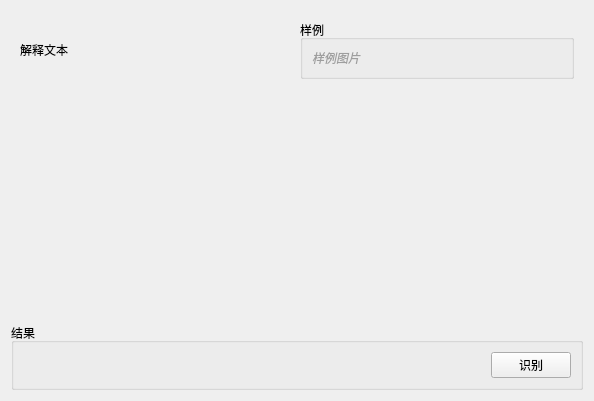
<?xml version="1.0" encoding="UTF-8"?>
<ui version="4.0">
 <class>Crop_General</class>
 <widget class="QWidget" name="Crop_General">
  <property name="geometry">
   <rect>
    <x>0</x>
    <y>0</y>
    <width>594</width>
    <height>401</height>
   </rect>
  </property>
  <property name="windowTitle">
   <string notr="true">CropGeneral</string>
  </property>
  <layout class="QVBoxLayout" name="verticalLayout">
   <item>
    <widget class="QWidget" name="widget" native="true">
     <layout class="QHBoxLayout" name="horizontalLayout_2">
      <item>
       <widget class="QLabel" name="descLabel">
        <property name="text">
         <string>解释文本</string>
        </property>
       </widget>
      </item>
      <item>
       <widget class="QGroupBox" name="groupBox">
        <property name="title">
         <string>样例</string>
        </property>
        <layout class="QHBoxLayout" name="horizontalLayout">
         <item>
          <widget class="QLabel" name="exampleImgLabel">
           <property name="styleSheet">
            <string notr="true">color: #9e9e9e;
font-style: italic;</string>
           </property>
           <property name="text">
            <string>样例图片</string>
           </property>
          </widget>
         </item>
        </layout>
       </widget>
      </item>
     </layout>
    </widget>
   </item>
   <item>
    <widget class="ImageCropper" name="imageCropper" native="true">
     <property name="sizePolicy">
      <sizepolicy hsizetype="Preferred" vsizetype="Expanding">
       <horstretch>0</horstretch>
       <verstretch>0</verstretch>
      </sizepolicy>
     </property>
    </widget>
   </item>
   <item>
    <widget class="QGroupBox" name="groupBox_2">
     <property name="title">
      <string>结果</string>
     </property>
     <layout class="QHBoxLayout" name="horizontalLayout_3">
      <item>
       <widget class="QLabel" name="resultLabel">
        <property name="sizePolicy">
         <sizepolicy hsizetype="Expanding" vsizetype="Preferred">
          <horstretch>0</horstretch>
          <verstretch>0</verstretch>
         </sizepolicy>
        </property>
        <property name="text">
         <string notr="true"/>
        </property>
       </widget>
      </item>
      <item>
       <widget class="QPushButton" name="executeButton">
        <property name="text">
         <string>识别</string>
        </property>
       </widget>
      </item>
     </layout>
    </widget>
   </item>
  </layout>
 </widget>
 <customwidgets>
  <customwidget>
   <class>ImageCropper</class>
   <extends>QWidget</extends>
   <header location="global">ui.implements.components.imageCropper</header>
   <container>1</container>
  </customwidget>
 </customwidgets>
 <resources/>
 <connections/>
</ui>
